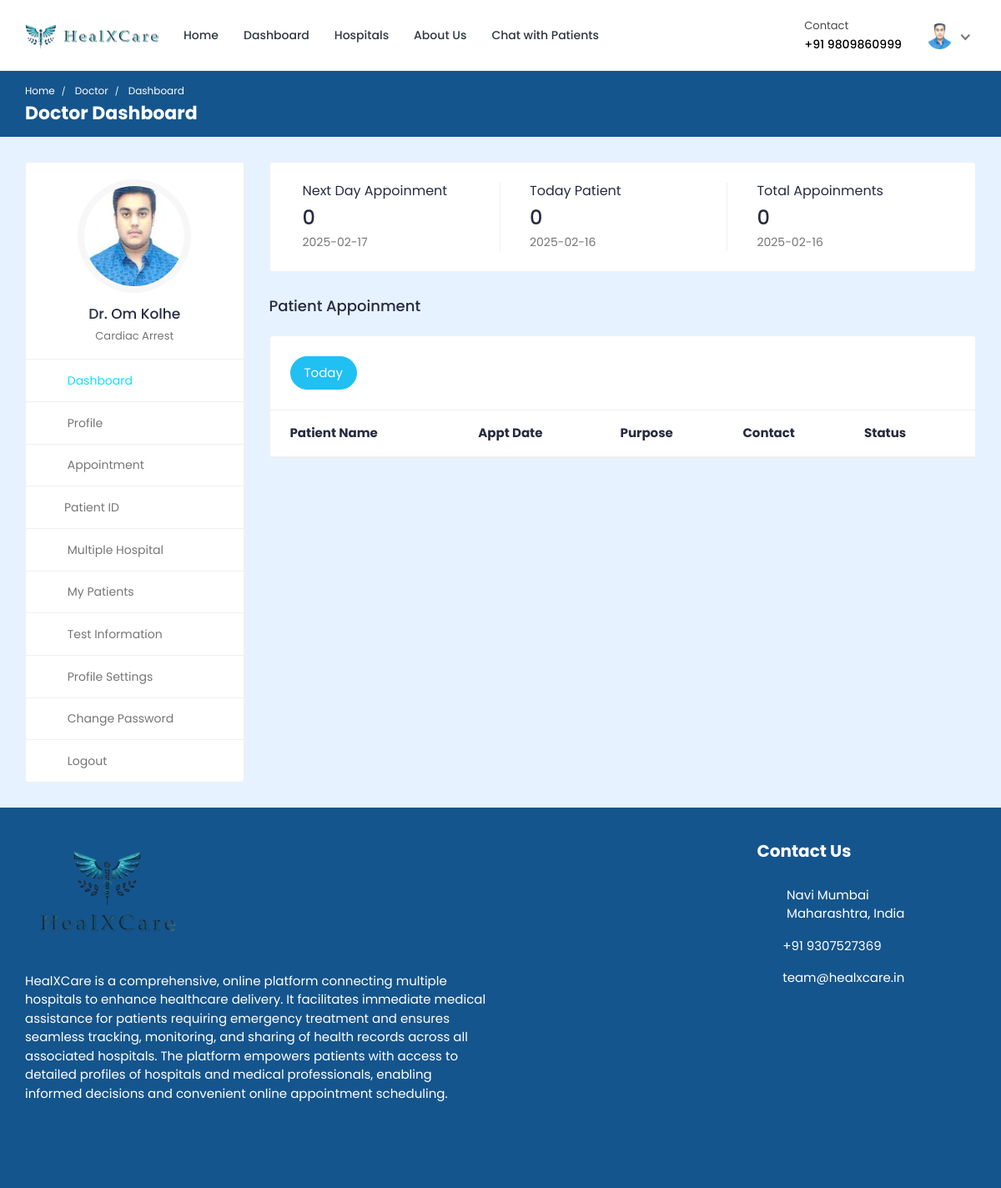
The page /doctor/doctor-dashboard/ (signed in) on the database as committed earlier.
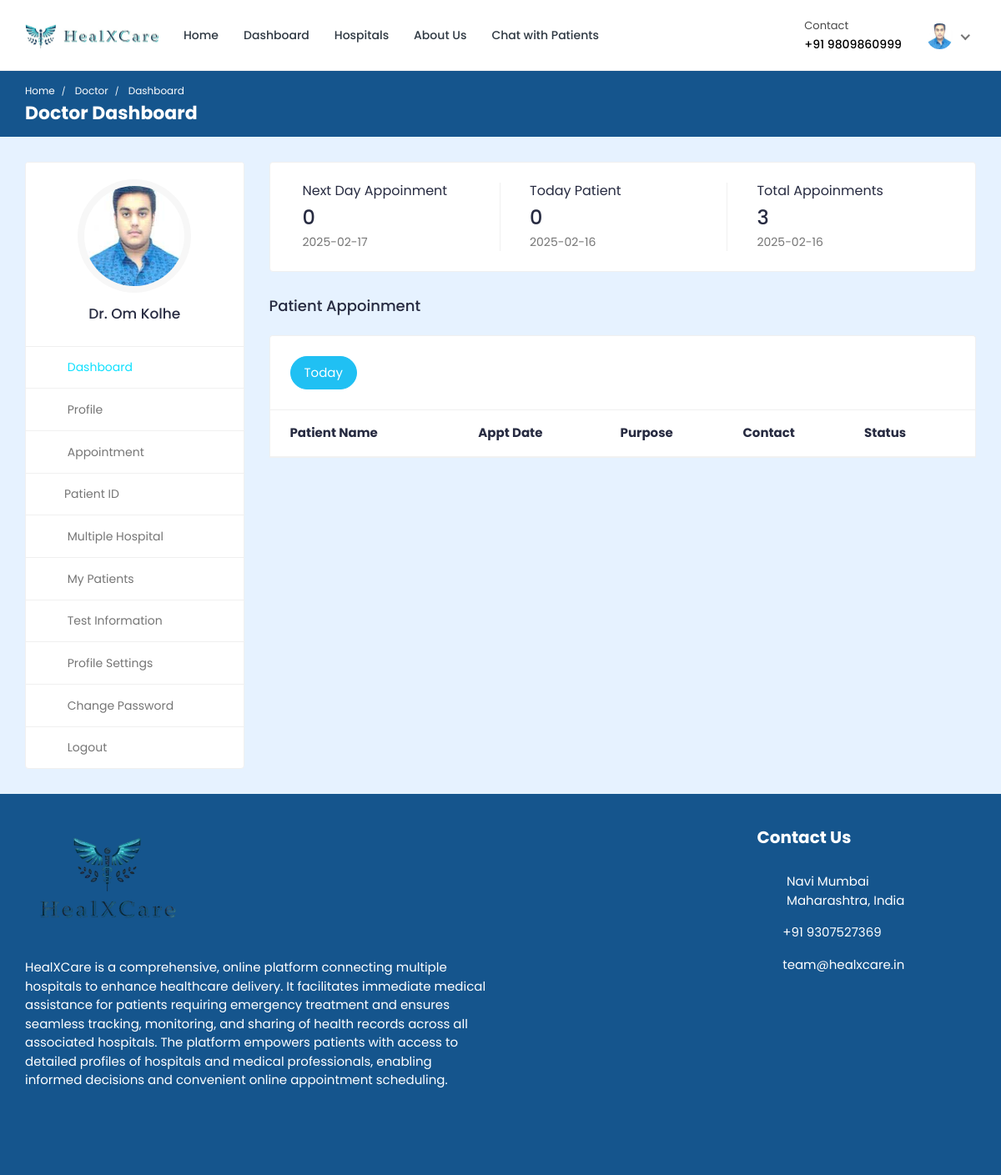
The same page on the database as committed later.
### doctor/models.py (models this page shows, shortened)
class Doctor_Information(models.Model):
    DOCTOR_TYPE = (
        ('Cardiologists', 'Cardiologists'),
        ('Neurologists', 'Neurologists'),
        ('Pediatricians', 'Pediatricians'),
        ('Physiatrists', 'Physiatrists'),
        ('Dermatologists', 'Dermatologists'),
    )
    doctor_id = models.AutoField(primary_key=True)
    user = models.OneToOneField(User, on_delete=models.CASCADE, null=True, blank=True, related_name='profile')
    name = models.CharField(max_length=200, null=True, blank=True)
    location = models.TextField(null=True, blank=True)
    username = models.CharField(max_length=200, null=True, blank=True)
    gender = models.CharField(max_length=200, null=True, blank=True)
    description = models.TextField(max_length=1000, null=True, blank=True)
    department = models.CharField(max_length=200, choices=DOCTOR_TYPE, null=True, blank=True)
    department_name = models.ForeignKey(hospital_department, on_delete=models.SET_NULL, null=True, blank=True)
    specialization = models.ForeignKey(specialization, on_delete=models.SET_NULL, null=True, blank=True)
    profile_completed = models.BooleanField(default=False)
    featured_image = models.ImageField(upload_to='doctors/', default='doctors/user-default.png', null=True, blank=True)
    certificate_image = models.ImageField(upload_to='doctors_certificate/', default='doctors_certificate/default.png', null=True, blank=True)
    email = models.EmailField(max_length=200, null=True, blank=True)
    phone_number = models.CharField(max_length=200, null=True, blank=True)
    nid = models.CharField(max_length=200, null=True, blank=True)
    visiting_hour = models.CharField(max_length=200, null=True, blank=True)
    consultation_fee = models.IntegerField(null=True, blank=True)
    report_fee = models.IntegerField(null=True, blank=True)
    dob = models.CharField(max_length=200, null=True, blank=True)
    institute = models.CharField(max_length=200, null=True, blank=True)
    degree = models.CharField(max_length=200, null=True, blank=True)
    completion_year = models.CharField(max_length=200, null=True, blank=True)
    work_place = models.CharField(max_length=200, null=True, blank=True)
    designation = models.CharField(max_length=200, null=True, blank=True)
    start_year = models.CharField(max_length=200, null=True, blank=True)
    end_year = models.CharField(max_length=200, null=True, blank=True)
    register_status =  models.CharField(max_length=200, null=True, blank=True)
    hospital_name = models.ForeignKey(Hospital_Information, on_delete=models.SET_NULL, null=True, blank=True)

### hospital_admin/models.py (models this page shows, shortened)
class specialization(models.Model):
    specialization_id = models.AutoField(primary_key=True)
    specialization_name = models.CharField(max_length=200, null=True, blank=True)
    hospital = models.ForeignKey(Hospital_Information, on_delete=models.CASCADE, null=True, blank=True)

### doctor/views.py (the view)
# urls.py: path('doctor-dashboard/',views.doctor_dashboard, name='doctor-dashboard'),
@csrf_exempt
@login_required(login_url="doctor-login")
@cache_control(no_cache=True, must_revalidate=True, no_store=True)
def doctor_dashboard(request):
        if request.user.is_authenticated:
            if request.user.is_doctor:
                doctor = Doctor_Information.objects.get(user=request.user)
                current_date = datetime.date.today()
                current_date_str = str(current_date)
                today_appointments = Appointment.objects.filter(date=current_date_str).filter(doctor=doctor).filter(appointment_status='confirmed')
                next_date = current_date + datetime.timedelta(days=1) # next days date
                next_date_str = str(next_date)
                next_days_appointment = Appointment.objects.filter(date=next_date_str).filter(doctor=doctor).filter(Q(appointment_status='pending') | Q(appointment_status='confirmed')).count()
                today_patient_count = Appointment.objects.filter(date=current_date_str).filter(doctor=doctor).annotate(count=Count('patient'))
                total_appointments_count = Appointment.objects.filter(doctor=doctor).annotate(count=Count('id'))
            else:
                return redirect('doctor-logout')
            context = {'doctor': doctor, 'today_appointments': today_appointments, 'today_patient_count': today_patient_count, 'total_appointments_count': total_appointments_count, 'next_days_appointment': next_days_appointment, 'current_date': current_date_str, 'next_date': next_date_str}
            return render(request, 'doctor-dashboard.html', context)
        else:
            return redirect('doctor-login')

### templates/doctor-dashboard.html (shortened to what the changed rows need)
{% load static %}
<!DOCTYPE html>
<html lang="en">
  <head>
    <link
      rel="stylesheet"
      href="{% static 'HealthStack-System/css/Normal/bootstrap.min.css' %}"
    />
    <link
      rel="stylesheet"
      href="{% static 'HealthStack-System/plugins/Normal/fontawesome/css/fontawesome.min.css' %}"
    />
    <link
      rel="stylesheet"
      href="{% static 'HealthStack-System/plugins/Normal/fontawesome/css/all.min.css' %}"
    />
    <link
      rel="stylesheet"
      href="{% static 'HealthStack-System/css/Normal/style.css' %}"
    />
  </head>
  <body>
  {% if user.is_authenticated %}
    <div class="main-wrapper">
      <header class="header">{% include 'doctor-navbar.html' %}</header>
      <div class="breadcrumb-bar">
        <div class="container-fluid">
          <div class="row align-items-center">
            <div class="col-md-12 col-12">
              <nav aria-label="breadcrumb" class="page-breadcrumb">
                <ol class="breadcrumb">
                  <li class="breadcrumb-item">
                    <a href="{% url 'hospital_home'%}">Home</a>
                  </li>
                  <li class="breadcrumb-item active" aria-current="page">
                    Doctor
                  </li>
                  <li class="breadcrumb-item active" aria-current="page">
                    Dashboard
                  </li>
                </ol>
              </nav>
              <h2 class="breadcrumb-title">Doctor Dashboard</h2>{% include 'message.html' %}
            </div>
          </div>
        </div>
      </div>
      <div class="content">
        <div class="container-fluid">
          <div class="row">
            <div class="col-md-5 col-lg-4 col-xl-3 theiaStickySidebar">
              <div>{% include 'doctor-sidebar.html' %}</div>
            </div>
            <div class="col-md-7 col-lg-8 col-xl-9">
              <div class="row">
                <div class="col-md-12">
                  <div class="card dash-card">
                    <div class="card-body">
                      <div class="row">
                        <div class="col-md-12 col-lg-4">
                          <div class="dash-widget dct-border-rht">
                            <div class="dash-widget-info">
                              <h6>Next Day Appoinment</h6>
                              <h3>{{next_days_appointment}}</h3>
                              <p class="text-muted">{{next_date}}</p>
                            </div>
                          </div>
                        </div>
                        <div class="col-md-12 col-lg-4">
                          <div class="dash-widget dct-border-rht">
                            <div class="dash-widget-info">
                              <h6>Today Patient</h6>
                              <h3>{{today_patient_count.count}}</h3>
                              <p class="text-muted">{{current_date}}</p>
                            </div>
                          </div>
                        </div>
                        <div class="col-md-12 col-lg-4">
                          <div class="dash-widget">
                            <div class="dash-widget-info">
                              <h6>Total Appoinments</h6>
                              <h3>{{total_appointments_count.count}}</h3>
                              <p class="text-muted">{{current_date}}</p>
                            </div>
                          </div>
                        </div>
                      </div>
                    </div>
                  </div>
                </div>
              </div>
              <div class="row">
                <div class="col-md-12">
                  <h4 class="mb-4">Patient Appoinment</h4>
                  <div class="appointment-tab">
                    <ul class="nav nav-tabs nav-tabs-solid nav-tabs-rounded">
                      <li class="nav-item">
                        <a
                          class="nav-link active"
                          href="#today-appointments"
                          data-toggle="tab"
                          >Today</a
                        >
                      </li>
                    </ul>
                      <div class="tab-pane" id="today-appointments">
                        <div class="card card-table mb-0">
                          <div class="card-body">
                            <div class="table-responsive">
                              <table
                                class="table table-hover table-center mb-0"
                              >
                                <thead>
                                  <tr>
                                    <th>Patient Name</th>
                                    <th>Appt Date</th>
                                    <th>Purpose</th>
                                    <th>Contact</th>
                                    <th>Status</th>
                                  </tr>
                                </thead>
                              </table>
                            </div>
                          </div>
                        </div>
                      </div>
                    </div>
                  </div>
                </div>
              </div>
            </div>
          </div>
        </div>
      </div>
      {% include 'footer.html' %}
  {% else %}
  <p> You are not logged in </p>
  {% endif %}
  </body>
</html>

### templates/doctor-navbar.html (shortened to what this page needs)
{% load static %}
<nav class="navbar navbar-expand-lg header-nav">
  <div class="navbar-header">
    <a href="{% url 'hospital_home'%}" class="navbar-brand logo">
      <img
        src="{% static 'HealthStack-System/images/Normal/logo.jpg' %}"
        class="img-fluid"
        alt="Logo"
      />
    </a>
  </div>
  <div class="main-menu-wrapper">
    <ul class="main-nav">
      {% if doctor.profile_completed %}
      <li>
        <a href="{% url 'hospital_home'%}">Home</a>
      </li>
      <li>
        <a href="{% url 'doctor-dashboard'%}">Dashboard</a>
      </li>
      <li><a href="{% url 'multiple-hospital' %}" style="text-decoration: none;">Hospitals</a></li>
      <li>
        <a href="{% url 'about-us'%}">About Us</a>
      </li>
      <li>
        <a href="{% url 'chat-home' pk=user.id %}">Chat with Patients</a>
      </li>
      {% else %}
      <h4 style="color: red; font-family: system-ui, -apple-system, BlinkMacSystemFont, 'Segoe UI', Roboto, Oxygen, Ubuntu, Cantarell, 'Open Sans', 'Helvetica Neue', sans-serif;">Please update your profile in order to proceed.</h4>
      {% endif %}
    </ul>
  </div>
  <ul class="nav header-navbar-rht">
    <li class="nav-item contact-item">
      <div class="header-contact-img">
        <i class="far fa-hospital"></i>
      </div>
      <div class="header-contact-detail">
        <p class="contact-header">Contact</p>
        <p class="contact-info-header">+91 {{doctor.phone_number}}</p>
      </div>
    </li>
    <li class="nav-item dropdown has-arrow logged-item">
      <a href="#" class="dropdown-toggle nav-link" data-toggle="dropdown">
        <span class="user-img">
          <img
            class="rounded-circle"
            src="{{ doctor.featured_image.url }}"
            width="31"
            alt="Darren Elder"
          />
        </span>
      </a>
    </li>
  </ul>
</nav>

### templates/doctor-sidebar.html (shortened to what this page needs)
{% load static %}
<div class="profile-sidebar">
  <div class="widget-profile pro-widget-content">
    <div class="profile-info-widget">
      <a href="#" class="booking-doc-img">
        <img
          src="{{ doctor.featured_image.url }}"
          alt="User Image"
        />
      </a>
      {% if doctor.profile_completed %}
      <div class="profile-det-info">
        <h3>Dr. {{ doctor.name }}</h3>
        <div class="patient-details">
          <h5 class="mb-0">{{doctor.specialization.specialization_name}}</h5>
        </div>
      </div>
      {% endif %}
    </div>
  </div>
  <div class="dashboard-widget">
    <nav class="dashboard-menu sidebar">
      <ul>
        {% if doctor.profile_completed %}
        <li class="active">
          <a href="{% url 'doctor-dashboard' %}">
            <i class="fas fa-columns"></i>
            <span>Dashboard</span>
          </a>
        </li>
        <li>
        <a href="{% url 'doctor-profile' pk=doctor.doctor_id %}">
          <i class="fas fa-user"></i>
          <span>Profile</span>
        </a>
      </li>
        <li>
          <a href="{% url 'appointments'%}">
            <i class="fas fa-user-circle"></i>
            <span>Appointment</span>
          </a>
        </li>
        <li class="nav-item has-submenu">
            <a href="#" class="nav-link"><i class="fas fa-search"></i><span>Patient ID</span></a>
        </li>
        <li>
          <a href="{% url 'multiple-hospital' %}">
            <i class="fas fa-hospital"></i>
            <span>Multiple Hospital</span>
          </a>
      </li>
        <li>
          <a href="{% url 'my-patients' %}">
            <i class="fas fa-user-injured"></i>
            <span>My Patients</span>
          </a>
        </li>
        <li>
          <a href="{% url 'doctor-test-list'%}" target="_blank">
            <i class="fas fa-hourglass-start"></i>
            <span>Test Information</span>
          </a>
        </li>
        {% endif %}
        <li>
          <a
            href="{% url 'doctor-profile-settings' %}"
          >
            <i class="fas fa-user-cog"></i>
            <span>Profile Settings</span>
          </a>
        </li>
        {% if doctor.profile_completed %}
        <li>
          <a href="{% url 'doctor-change-password' pk=user.id%}">
            <i class="fas fa-lock"></i>
            <span>Change Password</span>
          </a>
        </li>
        {% endif %}
        <li>
          <a href="{% url 'doctor-logout'%}">
            <i class="fas fa-sign-out-alt"></i>
            <span>Logout</span>
          </a>
        </li>
      </ul>
    </nav>
  </div>
</div>

Rows that differ between the two databases and show on the page:
changed Doctor_Information "Om Kolhe": specialization.specialization_name "Cardiac Arrest" → (not shown)
Other text that changed with them:
{{ total_appointments_count.count }}: "0" → "3"
